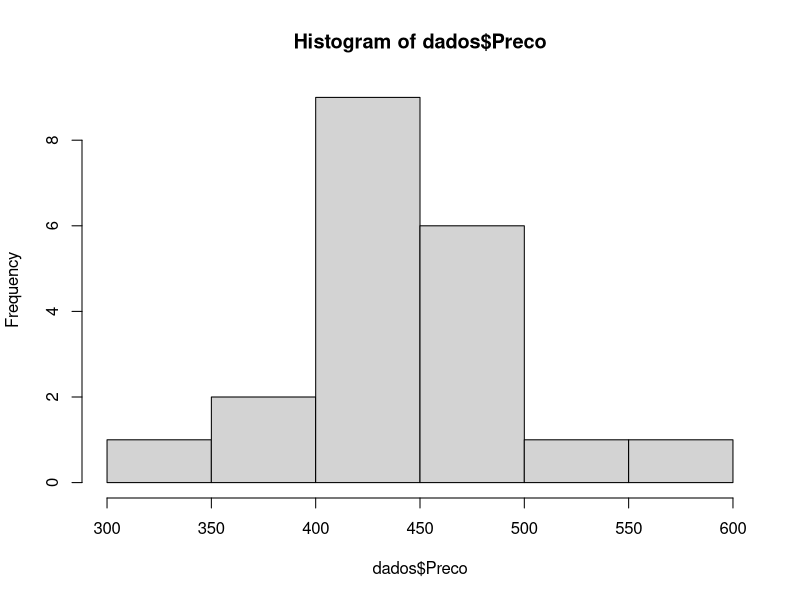
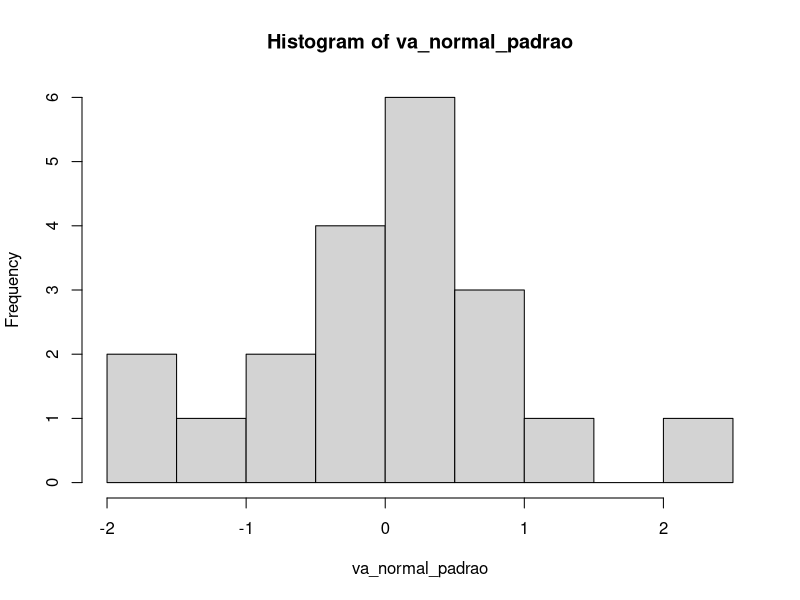
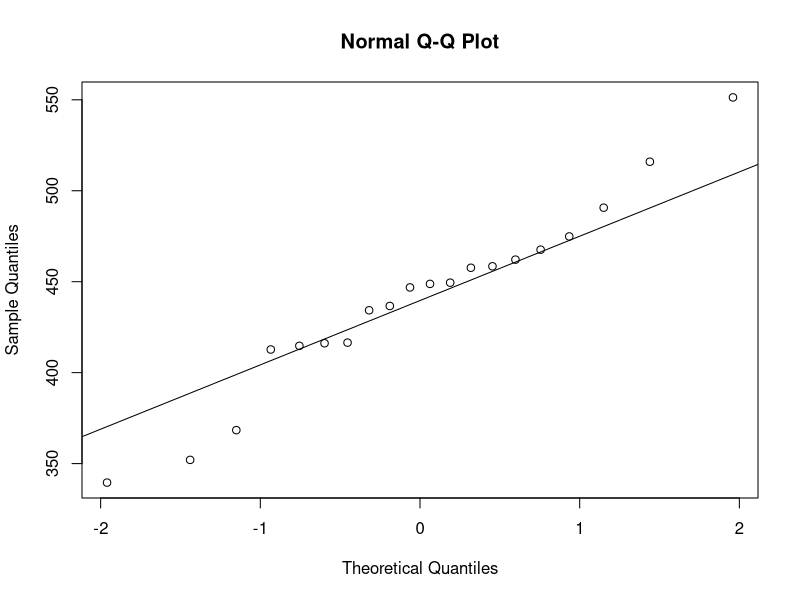
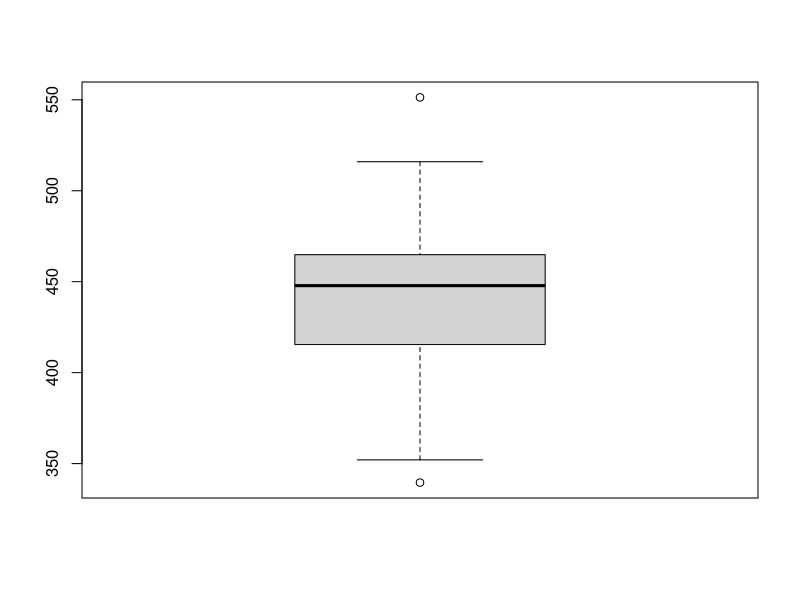
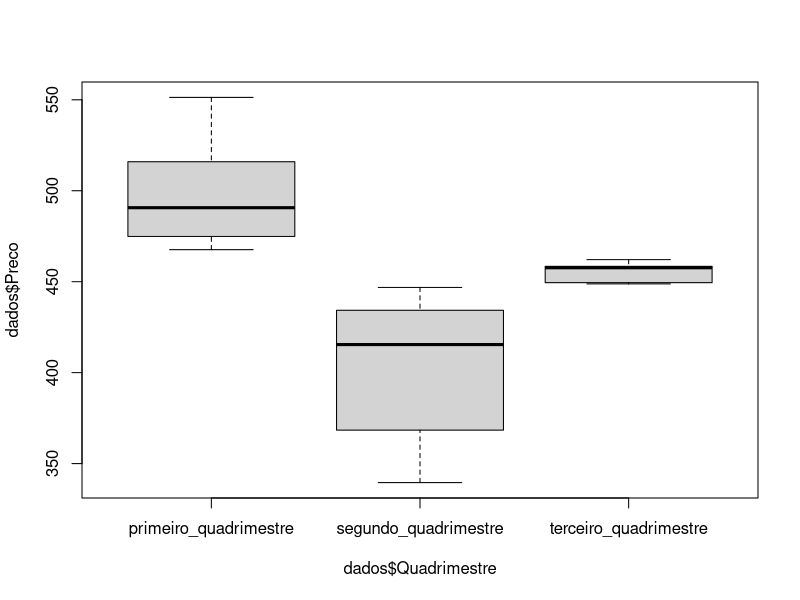
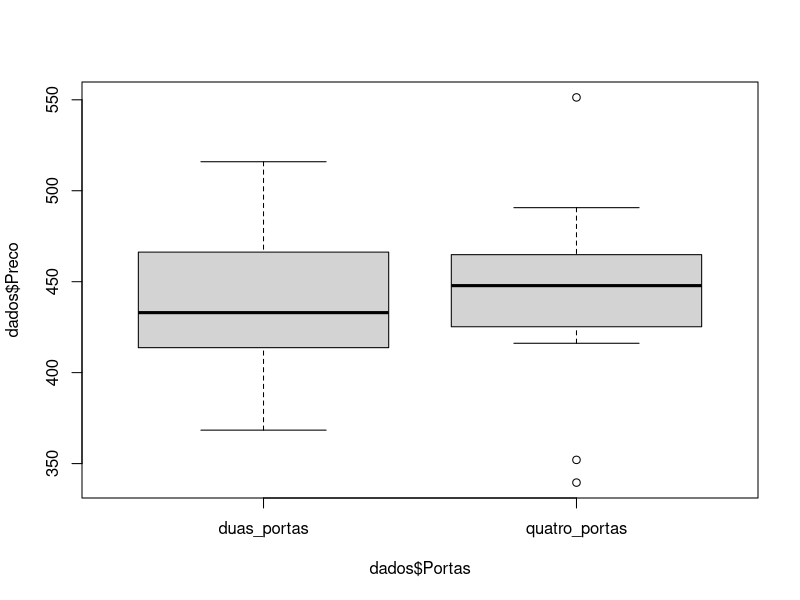

Reproduce these figures in R, in order. (Note: this script raises an error after producing the figures.)
############################################################################################################
###########         Trabalho Pratico - AED         #####################################
#############          IGTI - Professor Mairon Chaves             #################################
############################################################################################################


#Forma o conjunto de dados historico contendo vinte locacoes sorteadas aleatoriamente do banco de dados e a armazena
#em um data frame chamado dados

dados <- data.frame(
  Preco = c(368.384514890573, 446.850186825816, 
            414.72765691978, 434.291090918223, 436.652686535348, 457.65797344255, 
            490.694346597566, 474.881781399868, 458.462395897205, 412.719412673294, 
            448.799032112411, 352.040747235864, 449.461858221104, 416.150953927119, 
            416.499426750268, 551.315803331779, 462.126789471159, 515.957335395508, 
            467.598697162974, 339.548470369391), 
  Portas = c("duas_portas", "quatro_portas", "duas_portas", "quatro_portas", "quatro_portas", 
             "duas_portas", "quatro_portas", "duas_portas", "quatro_portas", 
             "duas_portas", "quatro_portas", "quatro_portas", "duas_portas", 
             "quatro_portas", "duas_portas", "quatro_portas", "quatro_portas", 
             "duas_portas", "quatro_portas", "quatro_portas"),
  Ar_Condicionado = c("sem_ar_condicionado",  "com_ar_condicionado", "com_ar_condicionado", "com_ar_condicionado", 
                      "com_ar_condicionado", "com_ar_condicionado", "com_ar_condicionado", 
                      "com_ar_condicionado", "com_ar_condicionado", "com_ar_condicionado", 
                      "com_ar_condicionado", "sem_ar_condicionado", "com_ar_condicionado", 
                      "com_ar_condicionado", "com_ar_condicionado", "com_ar_condicionado", 
                      "com_ar_condicionado", "com_ar_condicionado", "com_ar_condicionado", 
                      "sem_ar_condicionado"),
  Quadrimestre = c("segundo_quadrimestre","segundo_quadrimestre", "segundo_quadrimestre", "segundo_quadrimestre", 
                   "segundo_quadrimestre", "terceiro_quadrimestre", "primeiro_quadrimestre", 
                   "primeiro_quadrimestre", "terceiro_quadrimestre", "segundo_quadrimestre", 
                   "terceiro_quadrimestre", "segundo_quadrimestre", "terceiro_quadrimestre", 
                   "segundo_quadrimestre", "segundo_quadrimestre", "primeiro_quadrimestre", 
                   "terceiro_quadrimestre", "primeiro_quadrimestre", "primeiro_quadrimestre", 
                   "segundo_quadrimestre"), 
  Idade_Locatario = c(23, 18, 28, 21, 18, 21, 18, 20, 25, 29, 18, 33, 20, 21, 18, 21, 18, 20, 25, 29),
  Quilometragem = c(957.442780544097, 829.533278217768, 923.300215829467, 871.519116905113, 930.704105677958, 554.696695914233, 501.941059782271, 
                    665.435074822519, 568.24079543466, 930.704105677958, 554.696695914233, 
                    829.533278217768, 665.435074822519, 871.519116905113, 930.704105677958, 
                    351.547138218644, 501.941059782271, 447.872006186523, 568.24079543466, 
                    930.704105677958), 
  Dolar = c(4.41147933990862, 5.63014407874318, 
            8.80557934010615, 4.260591319988649, 6.93416279643155, 1.61130694543154, 
            2.57813244655973, 4.66666728709914, 1.6846066723224, 7.33872353619711, 
            4.52300814589177, 2.96689816205009, 9.91448182957733, 8.55577847959413, 
            5.93424935955983, 5.55775429484673, 6.94475470863839, 4.74330294976712, 
            4.723306965757987, 4.7010894862212))

View(dados)

#Explore a variável resposta, que é o Preço, e responda:

#Histograma do preco
hist(dados$Preco)

va_normal_padrao <- scale(dados$Preco)
hist(va_normal_padrao)

qqnorm(dados$Preco)
qqline(dados$Preco)

shapiro.test(dados$Preco) # A hipótese nula do teste de Shapiro-Wilk é que a população possui distribuição normal.
#Portanto, um valor de p < 0.05
#indica que você rejeitou a hipótese nula, ou seja, seus dados não possuem distribuição normal.

# então p = 0.66 indica que os dados possuem uma distribuição normal.


#Boxplot do preco
boxplot(dados$Preco)

#Estatisticas descritivas do preco
summary(dados$Preco)

#Explore a relação entre as variáveis  Preço e Quadrimestre, e responda:

#Boxplot entre o Preco e Quadrimestre
boxplot(dados$Preco~ dados$Quadrimestre)

#Realiza analise de variancia
anova <- aov(Preco ~ Quadrimestre, data = dados)
summary(anova)

#Explore a relação entre as variáveis Preço e Portas, responda:

boxplot(dados$Preco ~ dados$Portas)

#Test t de Student
t.test(dados$Preco ~ dados$Portas , 
       paired = FALSE, #amostras nao pareadas
       alternative = 'two.sided', #bilateral
       conf.level = 0.95 #95% de confianca
)
#p-value é maior que alfa (10%).não temos evidência para rejeitar a hipótese nula.

#Explore a relação entre as variáveis Preço e Quilometragem, responda:

plot(y = dados$Preco ,
     x = dados$Quilometragem,
     pch = 16)

#Coeficiente de correlacao
cor(dados$Preco, dados$Quilometragem)


#pelo gráfico correlação negativa entre x e y ( maior o preço menor quilometragem)
# pelo valor do coeficiente -0,82 (correlação negativa alta)- consultar tabela


#Ajuste regressao linear do Preco em funcao da Quilometragem
regressao_linear <- lm(Preco ~ Quilometragem, data = dados)
summary(regressao_linear)

#Podemos interpretar que no modelo ajustado que a quilometragem consegue explicar 67,76% do
#preço.

#Analise descritiva da variavel quilometragem
summary(dados$Quilometragem)

#Coeficiente de variacao
sd(dados$Quilometragem) / mean(dados$Quilometragem)
#A interpretação fica: A quilometragem praticados varia em 
#média 27,74% em torno da quilometragem média.


#Explore a correlacao entre o Dolar e o Preco
plot(y = dados$Preco,
     x = dados$Dolar,
     pch = 16)

cor(dados$Preco, dados$Dolar)

regressao_linear <- lm(Preco ~ Dolar, data = dados)
summary(regressao_linear)
